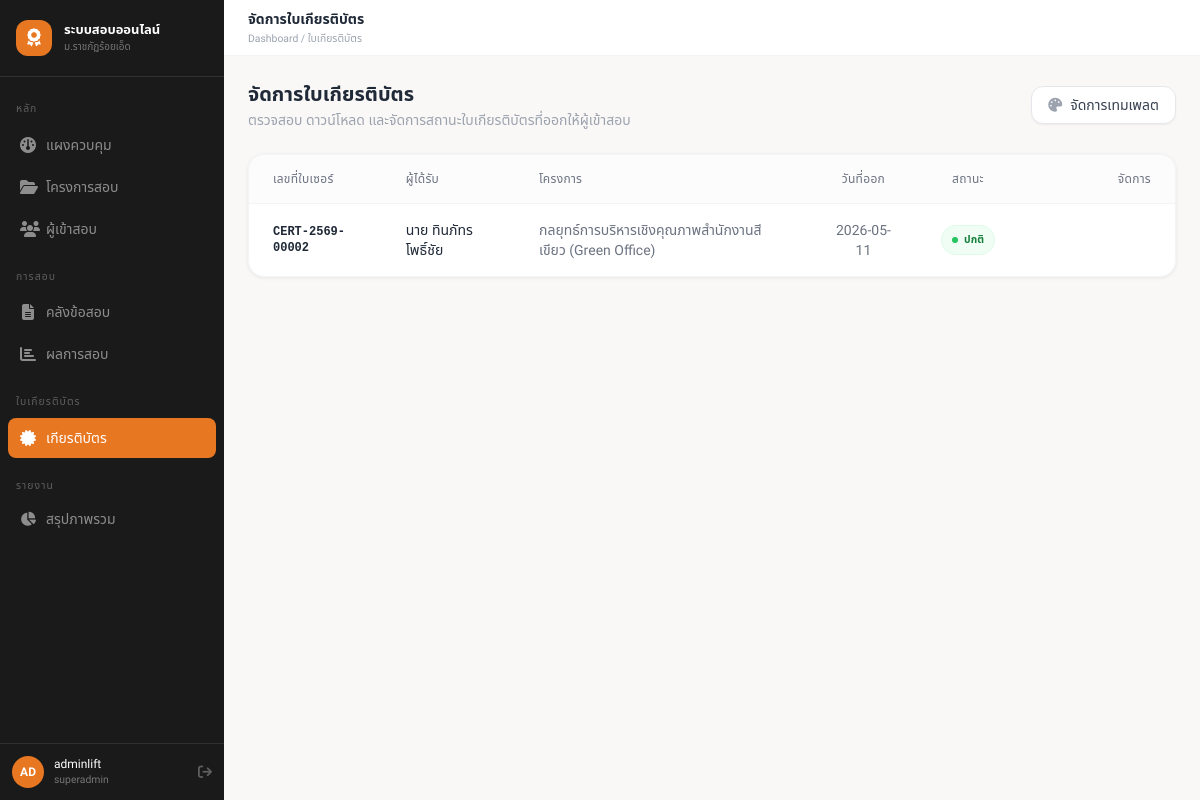
Page /admin/certificates/ (signed in) on the committed database.
### tables this page shows
CREATE TABLE `certificates` (
  `id` int NOT NULL AUTO_INCREMENT,
  `cert_number` varchar(50) NOT NULL,
  `participant_id` int NOT NULL,
  `project_id` int NOT NULL,
  `session_id` int NOT NULL,
  `template_id` int NOT NULL,
  `issued_date` date NOT NULL,
  `issued_by` int DEFAULT NULL,
  `file_path` varchar(255) DEFAULT NULL,
  `verify_token` varchar(64) NOT NULL,
  `verify_url` varchar(500) DEFAULT NULL,
  `download_count` int DEFAULT '0',
  `last_downloaded_at` datetime DEFAULT NULL,
  `is_revoked` tinyint(1) DEFAULT '0',
  `revoke_reason` text,
  `created_at` timestamp NULL DEFAULT CURRENT_TIMESTAMP,
  PRIMARY KEY (`id`),
  UNIQUE KEY `cert_number` (`cert_number`),
  UNIQUE KEY `verify_token` (`verify_token`),
  KEY `participant_id` (`participant_id`),
  KEY `project_id` (`project_id`),
  KEY `session_id` (`session_id`),
  KEY `template_id` (`template_id`),
  KEY `issued_by` (`issued_by`),
  CONSTRAINT `certificates_ibfk_1` FOREIGN KEY (`participant_id`) REFERENCES `participants` (`id`),
  CONSTRAINT `certificates_ibfk_2` FOREIGN KEY (`project_id`) REFERENCES `projects` (`id`),
  CONSTRAINT `certificates_ibfk_3` FOREIGN KEY (`session_id`) REFERENCES `exam_sessions` (`id`),
  CONSTRAINT `certificates_ibfk_4` FOREIGN KEY (`template_id`) REFERENCES `cert_templates` (`id`),
  CONSTRAINT `certificates_ibfk_5` FOREIGN KEY (`issued_by`) REFERENCES `admins` (`id`)
);

CREATE TABLE `projects` (
  `id` int NOT NULL AUTO_INCREMENT,
  `name` varchar(255) NOT NULL,
  `code` varchar(50) DEFAULT NULL,
  `description` text,
  `organizer` varchar(255) DEFAULT NULL,
  `location` varchar(255) DEFAULT NULL,
  `start_date` date DEFAULT NULL,
  `end_date` date DEFAULT NULL,
  `exam_start` datetime DEFAULT NULL,
  `exam_end` datetime DEFAULT NULL,
  `manual_override` tinyint(1) DEFAULT '0',
  `warning_before` int DEFAULT '30',
  `allow_early_login` tinyint(1) DEFAULT '0',
  `auto_submit_on_close` tinyint(1) DEFAULT '1',
  `pass_score` decimal(5,2) DEFAULT '70.00',
  `max_attempts` int DEFAULT '1',
  `time_limit_min` int DEFAULT '60',
  `question_count` int DEFAULT '0',
  `randomize_questions` tinyint(1) DEFAULT '1',
  `randomize_choices` tinyint(1) DEFAULT '1',
  `show_result_immediately` tinyint(1) DEFAULT '1',
  `cert_template_id` int DEFAULT NULL,
  `cert_number_prefix` varchar(20) DEFAULT 'CERT',
  `cert_sequence` int DEFAULT '1',
  `status` enum('draft','active','closed') DEFAULT 'draft',
  `created_by` int DEFAULT NULL,
  `created_at` timestamp NULL DEFAULT CURRENT_TIMESTAMP,
  `updated_at` timestamp NULL DEFAULT CURRENT_TIMESTAMP ON UPDATE CURRENT_TIMESTAMP,
  PRIMARY KEY (`id`),
  UNIQUE KEY `code` (`code`),
  KEY `cert_template_id` (`cert_template_id`),
  KEY `created_by` (`created_by`),
  CONSTRAINT `projects_ibfk_1` FOREIGN KEY (`cert_template_id`) REFERENCES `cert_templates` (`id`),
  CONSTRAINT `projects_ibfk_2` FOREIGN KEY (`created_by`) REFERENCES `admins` (`id`)
);

### controllers/CertificateController.php (called while the page is built, shortened)
<?php
require_once ROOT_PATH . '/models/Admin.php';
require_once ROOT_PATH . '/models/Certificate.php';
class CertificateController
{
    public function index(): void
    {
        $certificates = getCertificates();
        require VIEWS_PATH . '/layout/admin.php';
    }
}

### config/config.php (called while the page is built, shortened)
<?php
function e(?string $value): string
{
    return htmlspecialchars((string) $value, ENT_QUOTES, 'UTF-8');
}
require_once __DIR__ . '/database.php';

### config/database.php (called while the page is built, shortened)
<?php
require_once __DIR__ . '/config.php';
function getDB(): PDO
{
    $dsn = sprintf('mysql:host=%s;dbname=%s;charset=%s', DB_HOST, DB_NAME, DB_CHARSET);
    try {
        $pdo = new PDO($dsn, DB_USER, DB_PASS, [
            PDO::ATTR_ERRMODE => PDO::ERRMODE_EXCEPTION,
            PDO::ATTR_DEFAULT_FETCH_MODE => PDO::FETCH_ASSOC,
            PDO::ATTR_EMULATE_PREPARES => false,
        ]);
        $pdo->exec("SET time_zone = '+07:00'");
        return $pdo;
    } catch (PDOException $e) {
        error_log('Database connection failed: ' . $e->getMessage());
        http_response_code(500);
        exit('Database connection failed.');
    }
}

### models/Certificate.php (called while the page is built, shortened)
<?php
function getCertificates(): array {
    $s = getDB()->query('
        SELECT c.*, p.title, p.first_name, p.last_name, pr.name AS project_name
        FROM certificates c
        JOIN participants p ON p.id = c.participant_id
        JOIN projects pr ON pr.id = c.project_id
        ORDER BY c.issued_date DESC, c.id DESC
    ');
    $rows = $s->fetchAll();
    foreach ($rows as &$row) {
        $row['participant_name'] = trim(($row['title'] ?? '') . ' ' . $row['first_name'] . ' ' . $row['last_name']);
    }
    return $rows;
}

### views/certificates/index.php (the view, shortened to what this page needs)
<div class="mb-6 flex flex-col md:flex-row md:items-center justify-between gap-4 fade-up">
    <div>
        <h2 class="text-xl font-semibold text-gray-800">จัดการใบเกียรติบัตร</h2>
        <p class="text-sm text-gray-400 mt-0.5">ตรวจสอบ ดาวน์โหลด และจัดการสถานะใบเกียรติบัตรที่ออกให้ผู้เข้าสอบ</p>
    </div>
    <div class="flex items-center gap-2">
        <a href="<?= e(BASE_URL) ?>/admin/certificates/templates.php" class="inline-flex items-center px-4 py-2 bg-white border border-gray-200 hover:bg-gray-50 text-gray-700 text-sm font-medium rounded-xl transition-colors shadow-sm">
            <i class="fas fa-palette mr-2 text-gray-400"></i> จัดการเทมเพลต
        </a>
    </div>
</div>
<div class="bg-white rounded-2xl border border-gray-100 shadow-card overflow-hidden fade-up fade-up-1">
    <div class="overflow-x-auto">
        <table class="w-full text-left border-collapse table-row-hover">
            <thead>
                <tr class="bg-gray-50/50 border-b border-gray-100 text-xs font-semibold text-gray-500 tracking-wide uppercase">
                    <th class="px-6 py-4 font-medium">เลขที่ใบเซอร์</th>
                    <th class="px-6 py-4 font-medium">ผู้ได้รับ</th>
                    <th class="px-6 py-4 font-medium">โครงการ</th>
                    <th class="px-6 py-4 font-medium text-center">วันที่ออก</th>
                    <th class="px-6 py-4 text-center font-medium">สถานะ</th>
                    <th class="px-6 py-4 text-right font-medium">จัดการ</th>
                </tr>
            </thead>
            <tbody class="divide-y divide-gray-100 text-sm">
                <?php foreach ($certificates as $cert): ?>
                    <tr class="group transition-colors">
                        <td class="px-6 py-4 font-mono text-xs font-bold text-gray-800">
                            <?= e($cert['cert_number']) ?>
                        </td>
                        <td class="px-6 py-4">
                            <div class="font-medium text-gray-800"><?= e($cert['participant_name']) ?></div>
                        </td>
                        <td class="px-6 py-4 text-gray-500">
                            <?= e($cert['project_name']) ?>
                        </td>
                        <td class="px-6 py-4 text-center text-gray-500">
                            <?= e($cert['issued_date']) ?>
                        </td>
                        <td class="px-6 py-4 text-center">
                            <?php if ((int) $cert['is_revoked'] === 1): ?>
                                <span class="inline-flex items-center gap-1.5 px-2.5 py-1 rounded-full text-xxs font-bold bg-red-50 text-red-600 border border-red-100">
                                    <span class="w-1.5 h-1.5 rounded-full bg-red-500"></span>ยกเลิกแล้ว
                                </span>
                            <?php else: ?>
                                <span class="inline-flex items-center gap-1.5 px-2.5 py-1 rounded-full text-xxs font-bold bg-green-50 text-green-700 border border-green-100">
                                    <span class="w-1.5 h-1.5 rounded-full bg-green-500"></span>ปกติ
                                </span>
                            <?php endif; ?>
                        </td>
                        <td class="px-6 py-4 text-right">
                        </td>
                    </tr>
                <?php endforeach; ?>
            </tbody>
        </table>
    </div>
</div>

### assets/css/app.css (style rules this page uses)
*, *::before, *::after { box-sizing: border-box; }
html { scroll-behavior: smooth; }
body { font-family: 'Sarabun', 'Noto Sans Thai', 'Outfit', sans-serif; background-color: #F9F8F6; color: #1A1A1A; line-height: 1.7; -webkit-font-smoothing: antialiased; }
.shadow-card { box-shadow: 0 1px 4px rgba(0,0,0,0.07); }

### views/layout/header.php (style rules this page uses)
.fade-up { animation: fadeUp 0.4s ease-out both; }
.fade-up-1 { animation-delay: 0.05s; }

### rows in the picture
certificates: cert_number "CERT-2569-00002", participant_name "นาย ทินภัทร โพธิ์ชัย", project.name "กลยุทธ์การบริหารเชิงคุณภาพสำนักงานสีเขียว (Green Office)", issued_date "2026-05-11", is_revoked 0 (drawn)

### other values in the picture
$item['label'] "แผงควบคุม"
$item['label'] "โครงการสอบ"
$item['label'] "ผู้เข้าสอบ"
$item['label'] "คลังข้อสอบ"
$item['label'] "ผลการสอบ"
$item['label'] "เกียรติบัตร"
implode('', array_slice($chars, 0, 2)) "AD"
$_SESSION['admin_name'] "adminlift"
$_SESSION['admin_role'] "superadmin"
$pageTitle "จัดการใบเกียรติบัตร"
implode(' / ', array_map('htmlspecialchars', $breadcrumb)) "Dashboard / ใบเกียรติบัตร"
